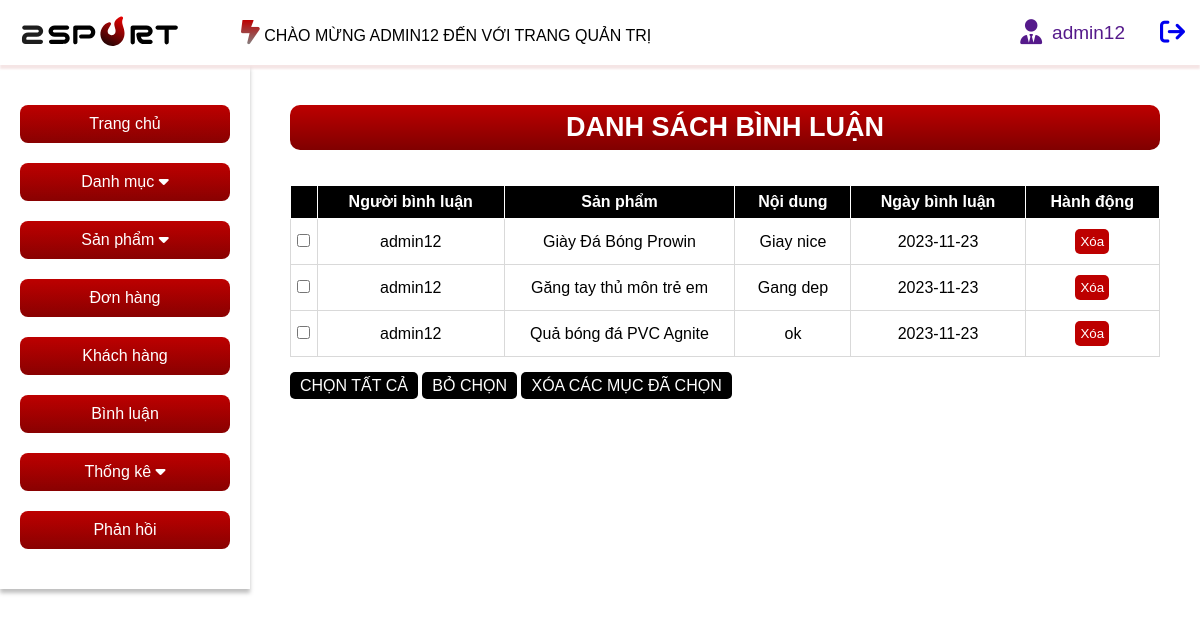
Before: /admin/index.php?act=listbl (signed in) with the older database file.
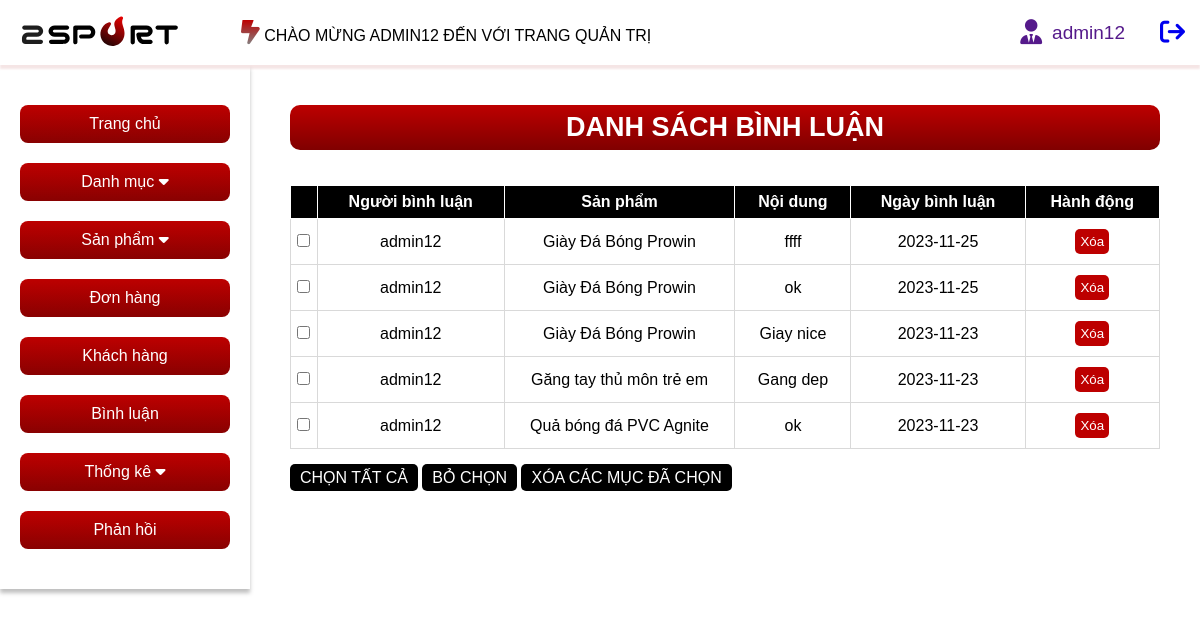
After: the same page with the newer database file.
### tables this page shows
CREATE TABLE `comment` (
  `id` int(11) NOT NULL,
  `text` varchar(2000) NOT NULL,
  `idAccount` int(11) NOT NULL,
  `idProduct` int(11) NOT NULL,
  `date` date NOT NULL
);

CREATE TABLE `account` (
  `id` int(11) NOT NULL,
  `username` varchar(50) NOT NULL,
  `password` varchar(50) NOT NULL,
  `email` varchar(255) NOT NULL,
  `img` varchar(255) NOT NULL DEFAULT 'anh-user.webp',
  `role` int(1) NOT NULL DEFAULT 0
);

CREATE TABLE `product` (
  `id` int(11) NOT NULL,
  `name` varchar(255) NOT NULL,
  `img` varchar(255) NOT NULL,
  `des` varchar(2000) NOT NULL,
  `view` int(11) NOT NULL,
  `status` int(1) NOT NULL,
  `idCategory` int(11) NOT NULL
);

### model/pdo.php (called while the page is built, shortened)
<?php
function pdo_get_connection(){
    $servername = "localhost";
    $username = "root";
    $password = "";
    try {
        $conn = new PDO("mysql:host=$servername;dbname=duan1", $username, $password);
        $conn->setAttribute(PDO::ATTR_ERRMODE, PDO::ERRMODE_EXCEPTION);
        return $conn;
    } catch(PDOException $e) {
        echo "Connection failed: " . $e->getMessage();
    }
}
function pdo_query($sql){
    $sql_args=array_slice(func_get_args(),1);
    try{
        $conn=pdo_get_connection();
        $stmt=$conn->prepare($sql);
        $stmt->execute($sql_args);
        $rows=$stmt->fetchAll();
        return $rows;
    }
    catch(PDOException $e){
        throw $e;
    }
    finally{
        unset($conn);
    }
}
?>

### model/binhluan.php (called while the page is built, shortened)
<?php
function load_all_comment(){
    $sql = "SELECT comment.id, comment.text, comment.date, account.username, product.name
            from comment
            join account on comment.idAccount = account.id
            join product on comment.idProduct = product.id
            order by date desc";
    $result = pdo_query($sql);
    return $result;
}
?>

### admin/binhluan/list.php (the view)
<main class="container">
    <?php include "boxleft.php" ?>
    <article>
        <div class="list-product">
            <h1>DANH SÁCH BÌNH LUẬN</h1>
            <table>
                <tr>
                    <th></th>
                    <th>Người bình luận</th>
                    <th>Sản phẩm</th>
                    <th>Nội dung</th>
                    <th>Ngày bình luận</th>
                    <th>Hành động</th>
                </tr>
                <?php foreach($binhluan as $row){
                    extract($row);
                    $delete = "index.php?act=deletebl&id=$id";
                ?>
                <tr>
                    <td><input type="checkbox"></td>
                    <td><?= $username ?></td>
                    <td><?= $name ?></td>
                    <td><?= $text ?></td>
                    <td><?= $date ?></td>
                    <td>
                        <a onclick="return confirm('Bạn có chắc muốn xóa bình luận này');" href="<?=$delete?>"><input type="button" value="Xóa"></a>
                    </td>
                </tr>
                <?php } ?>
            </table>
            <div class="action">
                <a href="">CHỌN TẤT CẢ</a>
                <a href="">BỎ CHỌN</a>
                <a href="">XÓA CÁC MỤC ĐÃ CHỌN</a>
            </div>
        </div>
    </article>
</main>

Changed rows visible on the page:
added comment: idAccount.username "admin12", idProduct.name "Giày Đá Bóng Prowin", text "ffff", date "2023-11-25"
added comment: idAccount.username "admin12", idProduct.name "Giày Đá Bóng Prowin", text "ok", date "2023-11-25"
